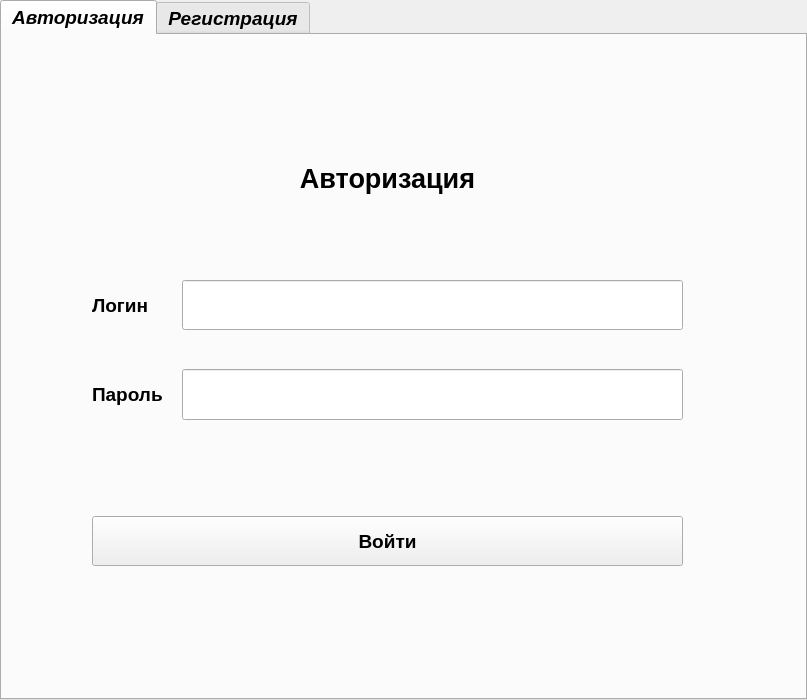
<?xml version="1.0" encoding="UTF-8"?>
<ui version="4.0">
 <class>AuthForm</class>
 <widget class="QTabWidget" name="AuthForm">
  <property name="windowModality">
   <enum>Qt::WindowModal</enum>
  </property>
  <property name="geometry">
   <rect>
    <x>0</x>
    <y>0</y>
    <width>807</width>
    <height>700</height>
   </rect>
  </property>
  <property name="sizePolicy">
   <sizepolicy hsizetype="Expanding" vsizetype="Expanding">
    <horstretch>0</horstretch>
    <verstretch>0</verstretch>
   </sizepolicy>
  </property>
  <property name="font">
   <font>
    <pointsize>14</pointsize>
    <italic>true</italic>
    <bold>true</bold>
   </font>
  </property>
  <property name="focusPolicy">
   <enum>Qt::TabFocus</enum>
  </property>
  <property name="contextMenuPolicy">
   <enum>Qt::DefaultContextMenu</enum>
  </property>
  <property name="windowTitle">
   <string>Авторизация</string>
  </property>
  <property name="windowIcon">
   <iconset resource="../assets.qrc">
    <normaloff>:/assets/pc_repair_60.png</normaloff>:/assets/pc_repair_60.png</iconset>
  </property>
  <property name="tabShape">
   <enum>QTabWidget::Rounded</enum>
  </property>
  <property name="currentIndex">
   <number>0</number>
  </property>
  <property name="elideMode">
   <enum>Qt::ElideRight</enum>
  </property>
  <property name="usesScrollButtons">
   <bool>false</bool>
  </property>
  <property name="documentMode">
   <bool>false</bool>
  </property>
  <property name="movable">
   <bool>true</bool>
  </property>
  <widget class="QWidget" name="authorization_tab">
   <attribute name="title">
    <string>Авторизация</string>
   </attribute>
   <attribute name="whatsThis">
    <string>Авторизоваться в системе</string>
   </attribute>
   <widget class="QWidget" name="gridLayoutWidget">
    <property name="geometry">
     <rect>
      <x>90</x>
      <y>80</y>
      <width>591</width>
      <height>451</height>
     </rect>
    </property>
    <layout class="QGridLayout" name="auth_layout" rowstretch="5,2,2,0,2" columnstretch="1,6">
     <property name="verticalSpacing">
      <number>39</number>
     </property>
     <item row="0" column="0" colspan="2">
      <widget class="QLabel" name="auth_title">
       <property name="sizePolicy">
        <sizepolicy hsizetype="Expanding" vsizetype="Expanding">
         <horstretch>0</horstretch>
         <verstretch>0</verstretch>
        </sizepolicy>
       </property>
       <property name="minimumSize">
        <size>
         <width>0</width>
         <height>0</height>
        </size>
       </property>
       <property name="font">
        <font>
         <pointsize>20</pointsize>
         <italic>false</italic>
         <bold>true</bold>
        </font>
       </property>
       <property name="layoutDirection">
        <enum>Qt::LeftToRight</enum>
       </property>
       <property name="frameShape">
        <enum>QFrame::NoFrame</enum>
       </property>
       <property name="frameShadow">
        <enum>QFrame::Plain</enum>
       </property>
       <property name="text">
        <string>Авторизация</string>
       </property>
       <property name="textFormat">
        <enum>Qt::AutoText</enum>
       </property>
       <property name="scaledContents">
        <bool>false</bool>
       </property>
       <property name="alignment">
        <set>Qt::AlignCenter</set>
       </property>
       <property name="wordWrap">
        <bool>false</bool>
       </property>
      </widget>
     </item>
     <item row="1" column="1">
      <widget class="QLineEdit" name="auth_login_edit">
       <property name="sizePolicy">
        <sizepolicy hsizetype="MinimumExpanding" vsizetype="MinimumExpanding">
         <horstretch>0</horstretch>
         <verstretch>0</verstretch>
        </sizepolicy>
       </property>
       <property name="minimumSize">
        <size>
         <width>0</width>
         <height>0</height>
        </size>
       </property>
       <property name="alignment">
        <set>Qt::AlignCenter</set>
       </property>
      </widget>
     </item>
     <item row="2" column="0">
      <widget class="QLabel" name="password_field">
       <property name="sizePolicy">
        <sizepolicy hsizetype="MinimumExpanding" vsizetype="MinimumExpanding">
         <horstretch>0</horstretch>
         <verstretch>0</verstretch>
        </sizepolicy>
       </property>
       <property name="font">
        <font>
         <pointsize>14</pointsize>
         <italic>false</italic>
         <bold>true</bold>
        </font>
       </property>
       <property name="text">
        <string>Пароль</string>
       </property>
       <property name="alignment">
        <set>Qt::AlignLeading|Qt::AlignLeft|Qt::AlignVCenter</set>
       </property>
      </widget>
     </item>
     <item row="1" column="0">
      <widget class="QLabel" name="login_field">
       <property name="sizePolicy">
        <sizepolicy hsizetype="MinimumExpanding" vsizetype="MinimumExpanding">
         <horstretch>0</horstretch>
         <verstretch>0</verstretch>
        </sizepolicy>
       </property>
       <property name="font">
        <font>
         <pointsize>14</pointsize>
         <italic>false</italic>
         <bold>true</bold>
        </font>
       </property>
       <property name="text">
        <string>Логин</string>
       </property>
       <property name="alignment">
        <set>Qt::AlignLeading|Qt::AlignLeft|Qt::AlignVCenter</set>
       </property>
      </widget>
     </item>
     <item row="2" column="1">
      <widget class="QLineEdit" name="auth_password_edit">
       <property name="sizePolicy">
        <sizepolicy hsizetype="MinimumExpanding" vsizetype="MinimumExpanding">
         <horstretch>0</horstretch>
         <verstretch>0</verstretch>
        </sizepolicy>
       </property>
       <property name="echoMode">
        <enum>QLineEdit::Password</enum>
       </property>
       <property name="alignment">
        <set>Qt::AlignCenter</set>
       </property>
      </widget>
     </item>
     <item row="4" column="0" colspan="2">
      <widget class="QPushButton" name="commit_auth_button">
       <property name="sizePolicy">
        <sizepolicy hsizetype="Expanding" vsizetype="Expanding">
         <horstretch>0</horstretch>
         <verstretch>0</verstretch>
        </sizepolicy>
       </property>
       <property name="font">
        <font>
         <pointsize>14</pointsize>
         <italic>false</italic>
         <bold>true</bold>
        </font>
       </property>
       <property name="text">
        <string>Войти</string>
       </property>
      </widget>
     </item>
     <item row="3" column="0" colspan="2">
      <widget class="QLabel" name="auth_message_label">
       <property name="font">
        <font>
         <pointsize>12</pointsize>
         <italic>false</italic>
         <bold>true</bold>
        </font>
       </property>
       <property name="text">
        <string/>
       </property>
       <property name="textFormat">
        <enum>Qt::AutoText</enum>
       </property>
       <property name="alignment">
        <set>Qt::AlignCenter</set>
       </property>
      </widget>
     </item>
    </layout>
   </widget>
  </widget>
  <widget class="QWidget" name="registration_tab">
   <attribute name="title">
    <string>Регистрация</string>
   </attribute>
   <attribute name="whatsThis">
    <string>Зарегистрироваться в системе</string>
   </attribute>
   <widget class="QWidget" name="gridLayoutWidget_2">
    <property name="geometry">
     <rect>
      <x>49</x>
      <y>20</y>
      <width>701</width>
      <height>611</height>
     </rect>
    </property>
    <layout class="QGridLayout" name="register_layout" rowstretch="0,3,1,1,1,1,1,1,2" columnstretch="0,1">
     <property name="verticalSpacing">
      <number>32</number>
     </property>
     <item row="4" column="0">
      <widget class="QLabel" name="phone_label">
       <property name="sizePolicy">
        <sizepolicy hsizetype="MinimumExpanding" vsizetype="MinimumExpanding">
         <horstretch>0</horstretch>
         <verstretch>0</verstretch>
        </sizepolicy>
       </property>
       <property name="font">
        <font>
         <pointsize>14</pointsize>
         <italic>false</italic>
         <bold>true</bold>
        </font>
       </property>
       <property name="text">
        <string>Телефон</string>
       </property>
       <property name="alignment">
        <set>Qt::AlignLeading|Qt::AlignLeft|Qt::AlignVCenter</set>
       </property>
      </widget>
     </item>
     <item row="5" column="1">
      <widget class="QLineEdit" name="register_password_edit">
       <property name="sizePolicy">
        <sizepolicy hsizetype="MinimumExpanding" vsizetype="MinimumExpanding">
         <horstretch>0</horstretch>
         <verstretch>0</verstretch>
        </sizepolicy>
       </property>
       <property name="echoMode">
        <enum>QLineEdit::Password</enum>
       </property>
       <property name="alignment">
        <set>Qt::AlignCenter</set>
       </property>
      </widget>
     </item>
     <item row="2" column="0">
      <widget class="QLabel" name="register_login_title">
       <property name="sizePolicy">
        <sizepolicy hsizetype="MinimumExpanding" vsizetype="MinimumExpanding">
         <horstretch>0</horstretch>
         <verstretch>0</verstretch>
        </sizepolicy>
       </property>
       <property name="font">
        <font>
         <pointsize>14</pointsize>
         <italic>false</italic>
         <bold>true</bold>
        </font>
       </property>
       <property name="text">
        <string>Логин</string>
       </property>
       <property name="alignment">
        <set>Qt::AlignLeading|Qt::AlignLeft|Qt::AlignVCenter</set>
       </property>
      </widget>
     </item>
     <item row="2" column="1">
      <widget class="QLineEdit" name="register_login_edit">
       <property name="sizePolicy">
        <sizepolicy hsizetype="MinimumExpanding" vsizetype="MinimumExpanding">
         <horstretch>0</horstretch>
         <verstretch>0</verstretch>
        </sizepolicy>
       </property>
       <property name="alignment">
        <set>Qt::AlignCenter</set>
       </property>
      </widget>
     </item>
     <item row="3" column="1">
      <widget class="QLineEdit" name="register_name_edit">
       <property name="sizePolicy">
        <sizepolicy hsizetype="MinimumExpanding" vsizetype="MinimumExpanding">
         <horstretch>0</horstretch>
         <verstretch>0</verstretch>
        </sizepolicy>
       </property>
       <property name="echoMode">
        <enum>QLineEdit::Normal</enum>
       </property>
       <property name="cursorPosition">
        <number>0</number>
       </property>
       <property name="alignment">
        <set>Qt::AlignCenter</set>
       </property>
      </widget>
     </item>
     <item row="6" column="1">
      <widget class="QLineEdit" name="commit_register_password_edit">
       <property name="sizePolicy">
        <sizepolicy hsizetype="MinimumExpanding" vsizetype="MinimumExpanding">
         <horstretch>0</horstretch>
         <verstretch>0</verstretch>
        </sizepolicy>
       </property>
       <property name="echoMode">
        <enum>QLineEdit::Password</enum>
       </property>
       <property name="cursorPosition">
        <number>0</number>
       </property>
       <property name="alignment">
        <set>Qt::AlignCenter</set>
       </property>
      </widget>
     </item>
     <item row="6" column="0">
      <widget class="QLabel" name="register_password_commit_title">
       <property name="sizePolicy">
        <sizepolicy hsizetype="MinimumExpanding" vsizetype="MinimumExpanding">
         <horstretch>0</horstretch>
         <verstretch>0</verstretch>
        </sizepolicy>
       </property>
       <property name="font">
        <font>
         <pointsize>14</pointsize>
         <italic>false</italic>
         <bold>true</bold>
        </font>
       </property>
       <property name="text">
        <string>Подтверждение пароля</string>
       </property>
       <property name="alignment">
        <set>Qt::AlignLeading|Qt::AlignLeft|Qt::AlignVCenter</set>
       </property>
      </widget>
     </item>
     <item row="3" column="0">
      <widget class="QLabel" name="name_label">
       <property name="sizePolicy">
        <sizepolicy hsizetype="MinimumExpanding" vsizetype="MinimumExpanding">
         <horstretch>0</horstretch>
         <verstretch>0</verstretch>
        </sizepolicy>
       </property>
       <property name="font">
        <font>
         <pointsize>14</pointsize>
         <italic>false</italic>
         <bold>true</bold>
        </font>
       </property>
       <property name="text">
        <string>Имя</string>
       </property>
       <property name="alignment">
        <set>Qt::AlignLeading|Qt::AlignLeft|Qt::AlignVCenter</set>
       </property>
      </widget>
     </item>
     <item row="7" column="0" colspan="2">
      <widget class="QLabel" name="register_message_label">
       <property name="font">
        <font>
         <pointsize>12</pointsize>
         <italic>false</italic>
         <bold>true</bold>
        </font>
       </property>
       <property name="text">
        <string/>
       </property>
       <property name="textFormat">
        <enum>Qt::AutoText</enum>
       </property>
       <property name="alignment">
        <set>Qt::AlignCenter</set>
       </property>
      </widget>
     </item>
     <item row="5" column="0">
      <widget class="QLabel" name="register_password_title">
       <property name="sizePolicy">
        <sizepolicy hsizetype="MinimumExpanding" vsizetype="MinimumExpanding">
         <horstretch>0</horstretch>
         <verstretch>0</verstretch>
        </sizepolicy>
       </property>
       <property name="font">
        <font>
         <pointsize>14</pointsize>
         <italic>false</italic>
         <bold>true</bold>
        </font>
       </property>
       <property name="text">
        <string>Пароль</string>
       </property>
       <property name="alignment">
        <set>Qt::AlignLeading|Qt::AlignLeft|Qt::AlignVCenter</set>
       </property>
      </widget>
     </item>
     <item row="4" column="1">
      <widget class="QLineEdit" name="register_phone_edit">
       <property name="sizePolicy">
        <sizepolicy hsizetype="MinimumExpanding" vsizetype="MinimumExpanding">
         <horstretch>0</horstretch>
         <verstretch>0</verstretch>
        </sizepolicy>
       </property>
       <property name="echoMode">
        <enum>QLineEdit::Normal</enum>
       </property>
       <property name="cursorPosition">
        <number>0</number>
       </property>
       <property name="alignment">
        <set>Qt::AlignCenter</set>
       </property>
      </widget>
     </item>
     <item row="8" column="0" colspan="2">
      <widget class="QPushButton" name="commit_register_button">
       <property name="sizePolicy">
        <sizepolicy hsizetype="Expanding" vsizetype="Expanding">
         <horstretch>0</horstretch>
         <verstretch>0</verstretch>
        </sizepolicy>
       </property>
       <property name="minimumSize">
        <size>
         <width>0</width>
         <height>19</height>
        </size>
       </property>
       <property name="font">
        <font>
         <pointsize>14</pointsize>
         <italic>false</italic>
         <bold>true</bold>
        </font>
       </property>
       <property name="text">
        <string>Завершить</string>
       </property>
      </widget>
     </item>
     <item row="1" column="0" colspan="2">
      <widget class="QLabel" name="register_title">
       <property name="sizePolicy">
        <sizepolicy hsizetype="Expanding" vsizetype="Expanding">
         <horstretch>0</horstretch>
         <verstretch>0</verstretch>
        </sizepolicy>
       </property>
       <property name="font">
        <font>
         <pointsize>20</pointsize>
         <italic>false</italic>
         <bold>true</bold>
        </font>
       </property>
       <property name="layoutDirection">
        <enum>Qt::LeftToRight</enum>
       </property>
       <property name="frameShape">
        <enum>QFrame::NoFrame</enum>
       </property>
       <property name="frameShadow">
        <enum>QFrame::Plain</enum>
       </property>
       <property name="text">
        <string>Регистрация</string>
       </property>
       <property name="textFormat">
        <enum>Qt::AutoText</enum>
       </property>
       <property name="scaledContents">
        <bool>false</bool>
       </property>
       <property name="alignment">
        <set>Qt::AlignCenter</set>
       </property>
       <property name="wordWrap">
        <bool>false</bool>
       </property>
      </widget>
     </item>
    </layout>
   </widget>
  </widget>
 </widget>
 <resources>
  <include location="../assets.qrc"/>
 </resources>
 <connections/>
</ui>
